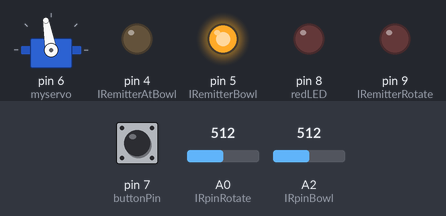
Simulated run of this sketch. Board: Arduino Uno, built with avr-gcc and run on an emulated ATmega328P. On the bench: servo, output pins drawn as LEDs (lit = HIGH). The test bench sets the inputs (shaded band); at power-on: pin 7 (buttonPin) HIGH, A0 (IRpinRotate) = 512, A2 (IRpinBowl) = 512. The local clock reads 2024-03-15 10:24:30 at power-on unless the sketch sets it.

Above: at 1.2 s.
1.3 s: pin 7 (buttonPin) pulled LOW for 0.15 s
At 1.56 s:
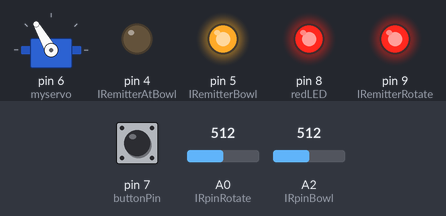
Timing chart, 0 to 4.3 s (numbered marks = the images above; inputs shaded):
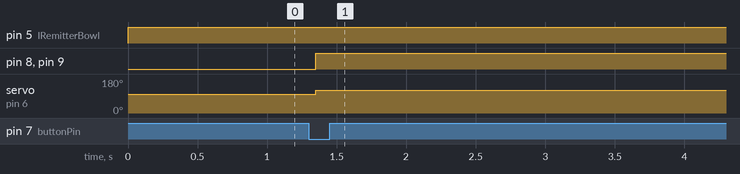

Measured:
- after the input at 1.3 s, pin 8 (redLED), pin 9 (IRemitterRotate): LOW → HIGH after 0.05 s; servo on pin 6 (myservo): 100° → 120° after 0.05 s

The sketch:

Cat_feeder_master.ino
```cpp
#include <Wire.h>
#include <Servo.h>
#include <SoftwareSerial.h>
#include "RTClib.h"

SoftwareSerial ESPserial(2, 3); // RX | TX, pins to connect to ESP
Servo myservo;                  //servo attached to pin 6
RTC_DS1307 rtc;                 //start RTC

const int IRpinRotate = A0;        //used for checking rotation of feeder
const int IRpinBowl = A2;          //used for checking food amount in the bowl
const int IRpinAtBowl = A3;        //used for checking if the cat is eating
const int IRemitterRotate = 9;     //used for checking rotation of feeder
const int IRemitterBowl = 5;       //used for checking food amount in the bowl
const int IRemitterAtBowl = 4;     //used for checking if the cat is eating
const int buttonPin = 7;           //used for "feed button"
const int redLED = 8;              //LED
//servoPin = 6;

bool buttonVal;                     //value from "feed button"
bool rotationStarted;               //1 or 0 when motor is on or off
bool buttonPressed;                 //states if button is pressed or not
bool bowlState;                     //states if bowl is full or empty
bool isEating = 0;                  //state if cat is eating

int counter;                        //counts how much rotation is left
int now1;                           //used for counting rotation
int last;                           //used for counting rotation
int rotationCounter[] = {4, 3, 2};  //says how many times the feeder should rotate
int rotationAmount = 0;             //
int clockTime[2][2] = {             //says when to feed the cat
    {7, 35},                        //
    {20, 25}                        //
};                                  //
int lastTimeActivated;              //records the last time servo was activated
int delayMultiplier = 1;            //how long the daelay is
int serialVal = 0;                  //used for ESP communictation
unsigned long startTimer;           //timer for how long the cat has been eating


void setup() {
   rtc.begin();                 //start RTC

  ESPserial.begin(9600);                //start communication with ESP

  pinMode(IRemitterRotate, OUTPUT);     //prepare IR-pin
  pinMode(IRemitterBowl, OUTPUT);       //prepare IR-pin
  pinMode(IRemitterAtBowl, OUTPUT);     //prepare IR-pin
  pinMode(buttonPin ,INPUT_PULLUP);     //prepare feed button
  pinMode(redLED, OUTPUT);              //prepare LED-pin
  digitalWrite(IRemitterRotate, LOW);   //set IR-pin to low
  digitalWrite(IRemitterBowl, LOW);     //set IR-pin to low
  digitalWrite(IRemitterAtBowl, LOW);   //set IR-pin to low
  digitalWrite(redLED, LOW);            //set LED-pin to low
  myservo.attach(6);        //start servo
  myservo.write(100);       //put in "stop" position
  myservo.detach();         //detach because otherwise the servo shakes

  lastTimeActivated = -1;       //record last time the feed was activated
}

void loop() {
  buttonFunc();                 //check if button is pressed
  timefunc();                   //check if it is time to feed the cat
  checkRotation();              //check if it should stop the feeder
  checkBowl();                  //check is there is food the the bowl
  ESPlisten();                  //listen for commands from ESP
  delay(100*delayMultiplier);
}
```

ESPCommunication.ino
```cpp
int ESPsend(char sendState, int val){           //
  if(ESPserial.available()){                    //if communication with ESP is ready
    ESPserial.write(sendState);                 //Send "ready to send"
    ESPserial.write(val);                       //send data to ESP
  }
}

void ESPlisten(){                               //
  if(ESPserial.available()){                    //listen for input from ESP
    serialVal = ESPserial.read();               //
    }

  if(serialVal == 91){                          //if Arduino recives 91 start to feed, ascii character "[" = 91
    serialVal = 0;                              //restet serialVal
    startRotationFunc();                        //feed the cat
    //Serial.println("91 activated");           //used for debugging
    }
}
```

bowlFunctions.ino
```cpp
int checkBowl(){                                //check if there is food in the bowl
  int bowlValue;
  bowlValue = readIR(IRpinBowl, IRemitterBowl); //read IR in bowl
  if(bowlValue > -3){                           //chech if there is food is bowl
    bowlState = 1;                              // bowl is full
    }

  else{                                         //
    bowlState = 0;                              //bowl is empty
    }                                           //
}


void atBowl(){                                            //check if the cat is eating
  const int secondLimit = 10;                             //does not count if the cat eats fro less than 5 seconds
  int distance = readIR(IRpinAtBowl, IRemitterAtBowl);    //read IR if the cat is there

  DateTime now = rtc.now();                   //start RTC
  unsigned long timer = now.unixtime();       //UNIX timer used for counting how long cat is eating

  if(-1*distance > 135){                      //see if cat is close to bowl
    ledMaster(120);                           //turn on LED
    if(startTimer == 0){                      //if cat is close to bowl record base time
      startTimer = now.unixtime();            //start timer after 10 seconds
      }

    if(startTimer + secondLimit == timer){    //check if cat is there after 10 seconds
      isEating = 1;                           //isEsting = 1 if cat is actually eating
      }
    }

  else{
    ledMaster(100);                           //turn off LED
    if(isEating == 1){                        //if cat is done eating
      isEating = 0;                           //reset variables
      int timeEaten = timer - startTimer;     //calculate how long the cat has eaten
      ESPsend(78, timeEaten);                 //send timeEaten to ESP
      }                                       //
    startTimer = 0;                           //reset timer when everything is done
    }
}
```

checkRotation.ino
```cpp
int checkRotation() {
  int IRvalue = 0;
  if (rotationStarted == 1){
    IRvalue = readIR(IRpinRotate, IRemitterRotate);   //read ir for rotation-thing

    if (IRvalue == 0) {     //
      now1 = 1;             //
    }                       //check if feeder has rotated
    else {                  //
      now1 = 0;             //
    }                       //
                            //
    if (now1 != last) {     //
      last = now1;          //if feeder has rotated, add that to the counter
      counter++;            //
    }
  }

  if (counter >= 2 * rotationCounter[rotationAmount]) {  //stop if rotation is enough
    stopRotationFunc();
  }

  if (counter > 2 * rotationCounter[rotationAmount] - 1) {  //reset counter, adjust how long rotation is boing to be
    counter = 0;
    if (rotationAmount < 2) {
      rotationAmount++;
    }
  }
}
```

irFunction.ino
```cpp
//read ir for ir-stuff
int readIR(int IRpin, int IRemitter) {
  int IR;
  int ambientIR;
  int IRdistance;
  digitalWrite(IRemitter, LOW);
  delay(1);
  ambientIR = analogRead(IRpin);
  digitalWrite(IRemitter, HIGH);
  delay(1);
  IRdistance = analogRead(IRpin);
  IR = IRdistance - ambientIR;

  return IR;
}
```

smallFunctions.ino
```cpp
int startRotationFunc(){
    DateTime now = rtc.now();         //used for now.hour()
    rotationStarted = 1;              //start counting rotations
    servoMaster(120);                 //start servo
    delayMultiplier = 1;              //more frequent updatecycles
    lastTimeActivated = now.hour();   //records when food was given last
  }

int stopRotationFunc(){
    rotationStarted = 0;     //stops checking for rotation
    servoMaster(100);        //stops servo
    delayMultiplier = 10;    //less frequent updatescycles
  }


//press button to start servo
int buttonFunc(){
  buttonVal = digitalRead(buttonPin);
  if (buttonVal == 0){
    startRotationFunc();
    }
  }

//start/stop servo and turn on/off light
int servoMaster(int val){
    ledMaster(val);
    myservo.attach(6);    //attach servo
    myservo.write(val);   //start/stop servo
    if(val == 100){
    myservo.detach();     //detasch servo
    }
  }

int ledMaster(int val){           //feed light
    if(val == 120){               //
      digitalWrite(redLED, HIGH); //if feeding cat LED is high
      }                           //
    else{                         //
      digitalWrite(redLED, LOW);  //if not feeding cat LED is low
      }                           //
}
```

timefunctions.ino
```cpp
int timefunc() {
  DateTime now = rtc.now();       //start servo when time is right

  for(int clockRow = 0; clockRow < 2; clockRow++){
      if((now.hour() == clockTime[clockRow][0]) && (now.minute() == clockTime[clockRow][1]) && (rotationStarted == 0) && (lastTimeActivated != now.hour()) && (bowlState == 0)){
        startRotationFunc();              //start to feed
        lastTimeActivated = now.hour();   //record when cat was fed
    }
  }
                            //increase food amount if time is right
  if (lastTimeActivated != now.hour() && (rotationAmount > 0)) {
    rotationAmount--;
  }
}
```
